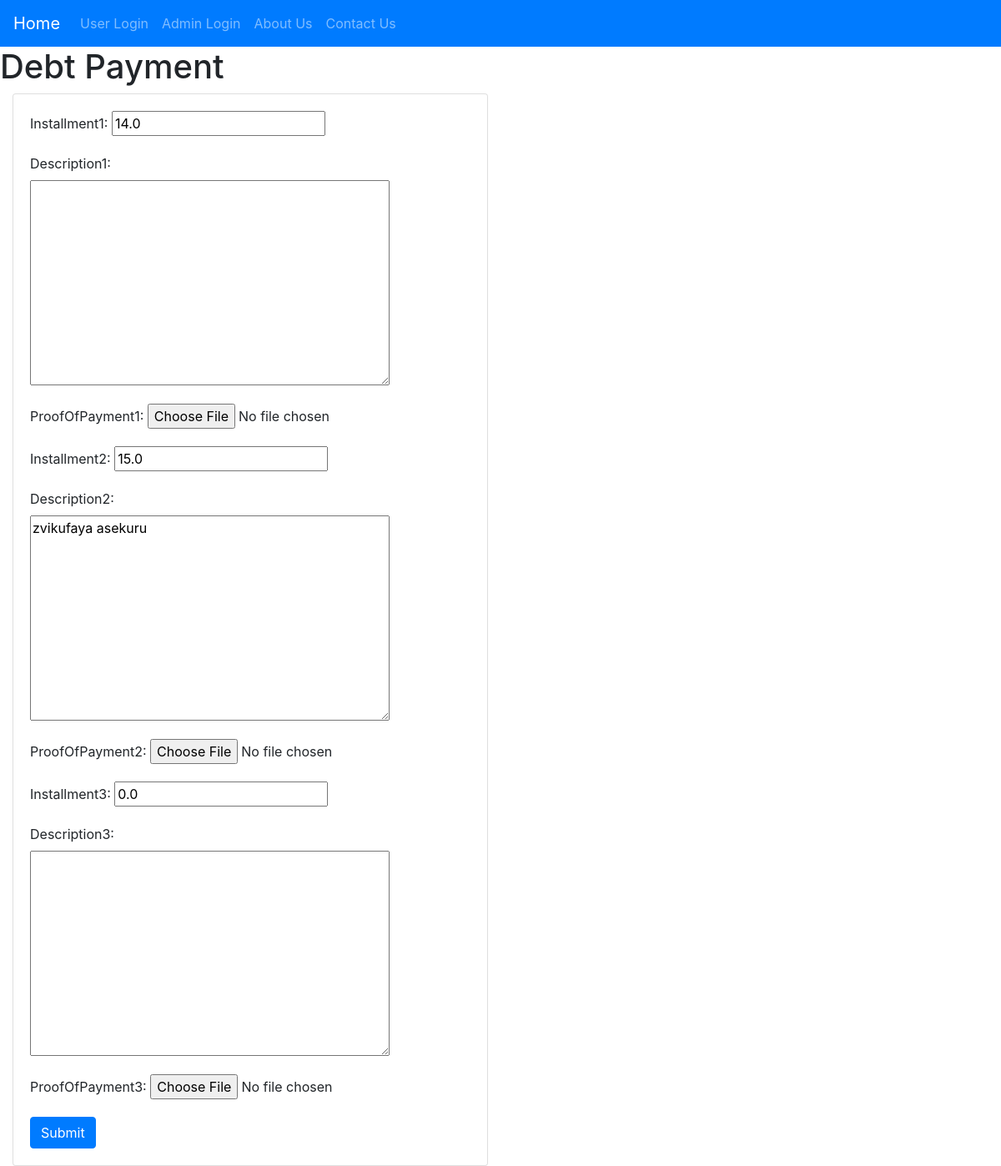
Screenshot of /paybackDebt1/1/ with the database file from the repository.
### dash/models.py (models this page shows)
class paybackInstallments(models.Model):
    transaction = models.OneToOneField(transactions)
    installment1 = models.FloatField(blank=True, default=0)
    description1 = models.TextField(blank=True)
    received1 = models.BooleanField(default=False,blank=True)
    proofOfPayment1 = models.ImageField(blank=True)
    installment2 = models.FloatField(blank=True, default=0)
    description2 = models.TextField(blank=True)
    received2 = models.BooleanField(default=False,blank=True)
    proofOfPayment2 = models.ImageField(blank=True)
    installment3 = models.FloatField(blank=True, default=0)
    description3 = models.TextField(blank=True)
    received3 = models.BooleanField(default=False,blank=True)
    proofOfPayment3 = models.ImageField(blank=True)

### dash/views.py (the view)
# urls.py: url(r'^paybackDebt1/(?P<trans_pk>\d+)/$', dash_views.debtPayment.as_view(), name="debtPayment"),
class debtPayment(UpdateView):
    model = paybackInstallments
    fields = ('installment1','description1','proofOfPayment1',
              'installment2', 'description2', 'proofOfPayment2',
              'installment3', 'description3', 'proofOfPayment3')
    template_name = 'dash/paybackDebt.html'
    success_url = reverse_lazy('dashboard')
    pk_url_kwarg = 'trans_pk'

### templates/dash/paybackDebt.html (shortened to what this page needs)
{% extends 'public/base.html' %}
{% block content %}
    <h1>Debt Payment</h1>
    <div class="col-md-6 centered">
        <div class="card" style="width:100%">
      <div class="card-body">
            <form method="post" novalidate>
              {% for field in form.visible_fields %}
                <div class="form-group">
                  {{ field.label_tag }}
                  {{ field }}
                </div>
              {% endfor %}
              <button type="submit" class="btn btn-primary">Submit</button>
            </form>
      </div>
    </div>
    </div>
{% endblock %}

### rows the page displays
paybackInstallments: visible_fields "14.0" "15.0" "zvikufaya asekuru" "0.0"

### other values shown
{{ field.label_tag }} "Installment1:" "Description1:" "ProofOfPayment1:" "Installment2:" "Description2:" "ProofOfPayment2:" "Installment3:" "Description3:" "ProofOfPayment3:"
